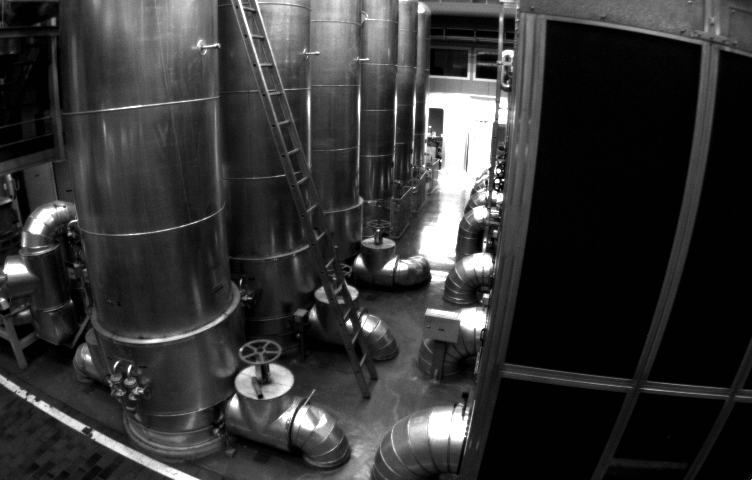
//> input picture hw4/test.png, 752 x 480 px
$ ./undistort_image   (built with g++ and OpenCV 4)
//> lines starting //> are read from the running program, lines starting //| are printed output that depends on the picture
//
// Created by 高翔 on 2017/12/15.
//

#include <opencv2/opencv.hpp>
#include <string>

using namespace std;

string image_file = "~/C++Projects/SLAMBookHW/hw4/test.png";   // 请确保路径正确

int main(int argc, char **argv) {

    // 本程序需要你自己实现去畸变部分的代码。尽管我们可以调用OpenCV的去畸变，但自己实现一遍有助于理解。
    // 畸变参数
    double k1 = -0.28340811, k2 = 0.07395907, p1 = 0.00019359, p2 = 1.76187114e-05;
    // 内参
    double fx = 458.654, fy = 457.296, cx = 367.215, cy = 248.375;

    cv::Mat image = cv::imread("../test.png",0);   // 图像是灰度图，CV_8UC1
//> image is the input picture: 480 rows x 752 cols, CV_8UC1; min 1, max 255, mean 52.6
    int rows = image.rows, cols = image.cols;
//> rows = 480; cols = 752
    cv::Mat image_undistort = cv::Mat(rows, cols, CV_8UC1);   // 去畸变以后的图


    // 计算去畸变后图像的内容
    double x,y,r,x_distorted,y_distorted;
    for (int v = 0; v < rows; v++)
        for (int u = 0; u < cols; u++) {

            double u_distorted = 0, v_distorted = 0;
            // TODO 按照公式，计算点(u,v)对应到畸变图像中的坐标(u_distorted, v_distorted) (~6 lines)
            // start your code here
            // normalized plane
            x = ( u - cx ) / fx;
            y = ( v - cy ) / fy;
            r = sqrt(x * x + y * y );
            x_distorted = x * (1 + k1 * r * r + k2 * r * r * r * r) + 2 * p1 * x * y + p2 * (r * r + 2 * x * x);
            y_distorted = y * (1 + k1 * r * r + k2 * r * r * r * r) + p1*(r * r + 2 * y * y) + 2 * p2 * x * y;
            u_distorted = fx * x_distorted + cx;
            v_distorted = fy * y_distorted + cy;
            // end your code here

            // 赋值 (最近邻插值)
            if (u_distorted >= 0 && v_distorted >= 0 && u_distorted < cols && v_distorted < rows) {
                image_undistort.at<uchar>(v, u) = image.at<uchar>((int) v_distorted, (int) u_distorted);
            } else {
                image_undistort.at<uchar>(v, u) = 0;
            }
        }
//> this loop made 480 passes
//> (y, r, x_distorted, y_distorted) on passes 1 to 3: (-0.543, 0.998, 0.662, -0.429), (-0.541, 0.996, 0.662, -0.428), (-0.539, 0.995, 0.662, -0.426)
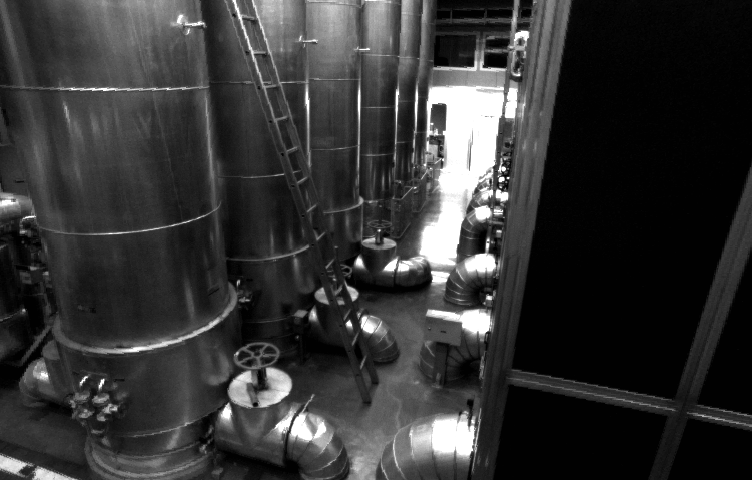
//> image_undistort: 480 rows x 752 cols, CV_8UC1; min 1, max 255, mean 52.1
//> after the loop, x = 0.837; y = 0.504; r = 0.977; x_distorted = 0.667; y_distorted = 0.402


    // 画图去畸变后图像
    cv::imshow("image undistorted", image_undistort);
    cv::waitKey();

    return 0;
}

$ run again, with hw4/disparity.png copied over hw4/test.png
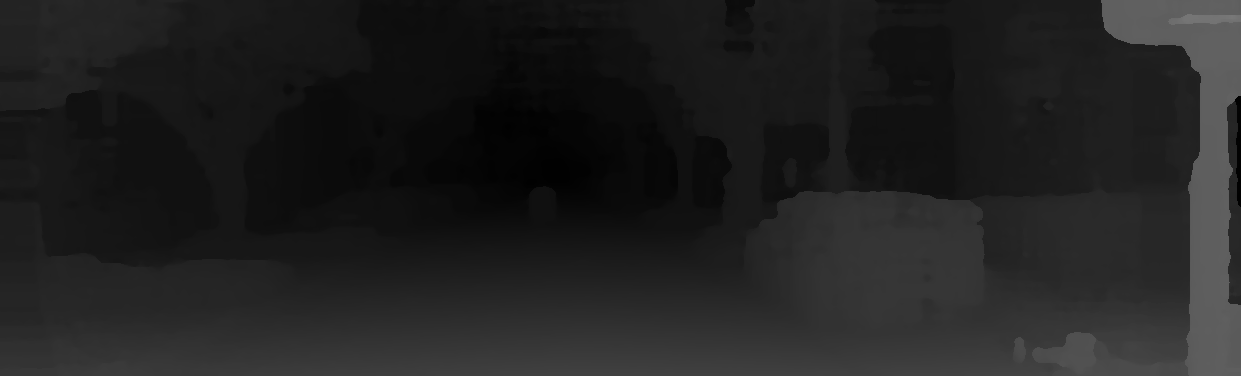
//> input picture hw4/disparity.png, 1241 x 376 px
//> image is the input picture: 376 rows x 1241 cols, CV_8UC1; min 1, max 120, mean 32.9
//> the loop `for (int v = 0; v < rows; v++)` made 376 passes
//> (y, r, x_distorted, y_distorted) on passes 1 to 3: (-0.543, 1.98, 1.95, -0.556), (-0.541, 1.98, 1.95, -0.553), (-0.539, 1.98, 1.95, -0.55)
//> after the loop `for (int v = 0; v < rows; v++)`:
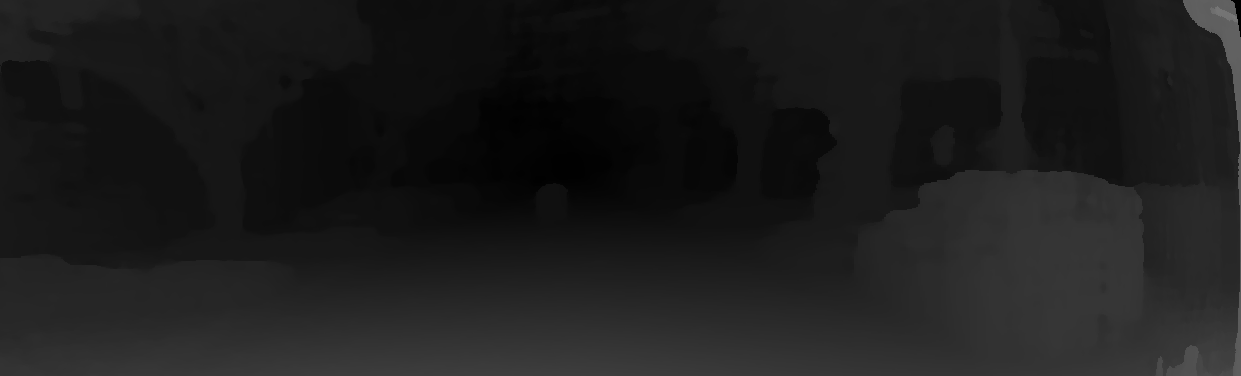
//> image_undistort: 376 rows x 1241 cols, CV_8UC1; min 0, max 120, mean 28.4
//> after the loop `for (int v = 0; v < rows; v++)`: x = 1.9; y = 0.277; r = 1.92; x_distorted = 1.83; y_distorted = 0.268

$ run again, with hw4/left.png copied over hw4/test.png
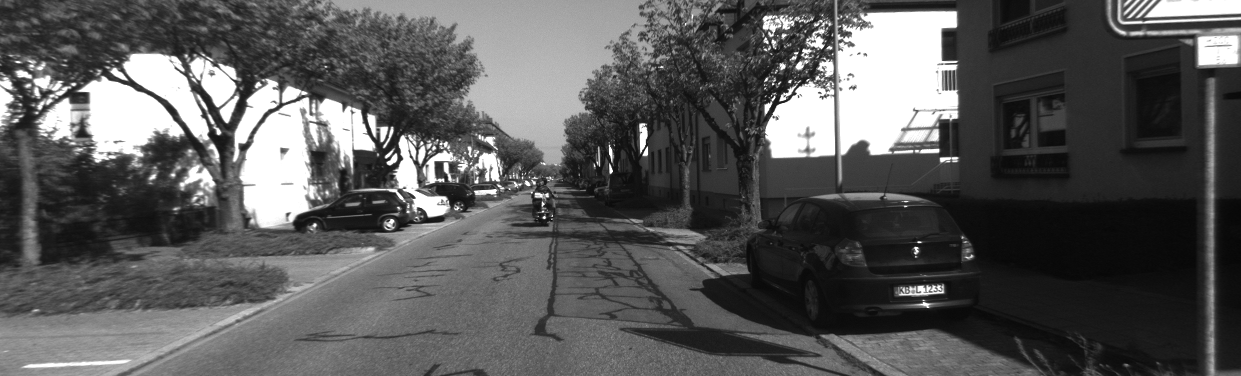
//> input picture hw4/left.png, 1241 x 376 px
//> image is the input picture: 376 rows x 1241 cols, CV_8UC1; min 6, max 255, mean 89
//> the loop `for (int v = 0; v < rows; v++)` made 376 passes
//> (y, r, x_distorted, y_distorted) on passes 1 to 3: (-0.543, 1.98, 1.95, -0.556), (-0.541, 1.98, 1.95, -0.553), (-0.539, 1.98, 1.95, -0.55)
//> after the loop `for (int v = 0; v < rows; v++)`:
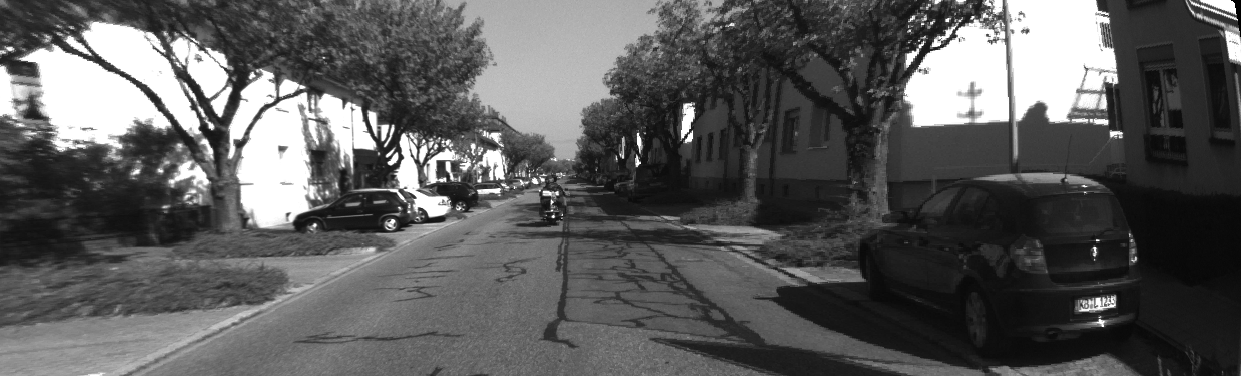
//> image_undistort: 376 rows x 1241 cols, CV_8UC1; min 0, max 255, mean 90.8
//> after the loop `for (int v = 0; v < rows; v++)`: x = 1.9; y = 0.277; r = 1.92; x_distorted = 1.83; y_distorted = 0.268

$ run again, with hw4/right.png copied over hw4/test.png
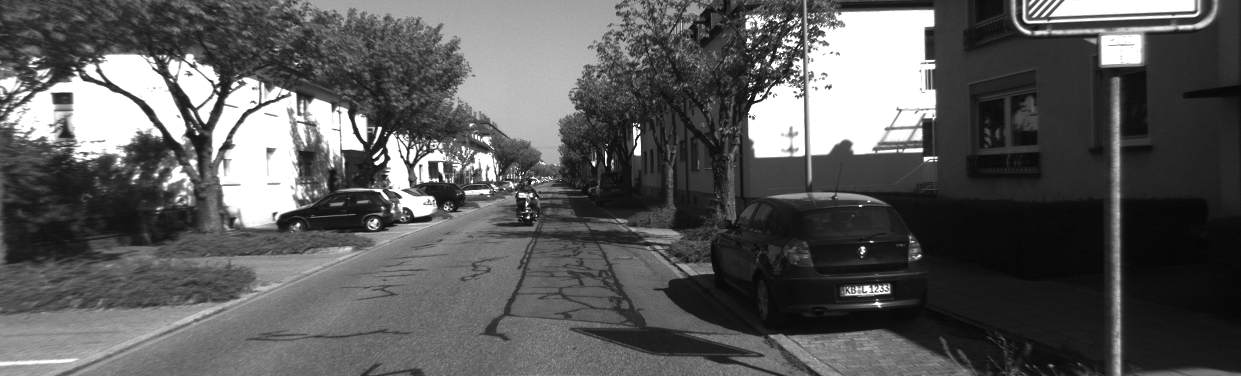
//> input picture hw4/right.png, 1241 x 376 px
//> image is the input picture: 376 rows x 1241 cols, CV_8UC1; min 5, max 255, mean 90.3
//> the loop `for (int v = 0; v < rows; v++)` made 376 passes
//> (y, r, x_distorted, y_distorted) on passes 1 to 3: (-0.543, 1.98, 1.95, -0.556), (-0.541, 1.98, 1.95, -0.553), (-0.539, 1.98, 1.95, -0.55)
//> after the loop `for (int v = 0; v < rows; v++)`:
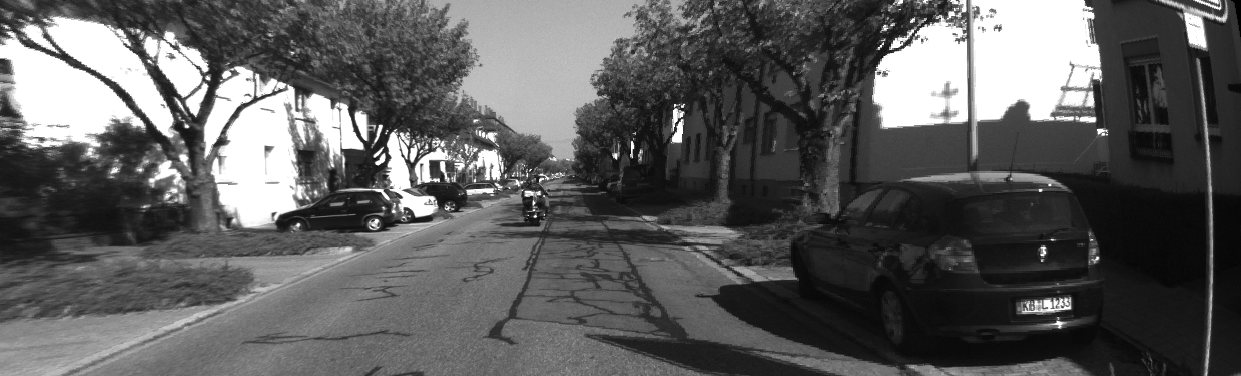
//> image_undistort: 376 rows x 1241 cols, CV_8UC1; min 0, max 255, mean 92.4
//> after the loop `for (int v = 0; v < rows; v++)`: x = 1.9; y = 0.277; r = 1.92; x_distorted = 1.83; y_distorted = 0.268
